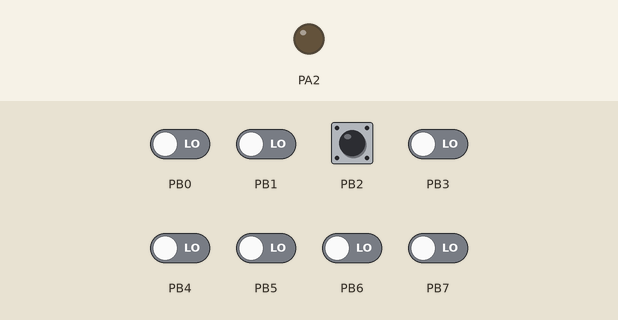
A program run on a simulated ATmega32, built with avr-gcc and emulated at 8 MHz. Shown: output pins drawn as LEDs (lit = HIGH). The inputs (shaded band) are chosen by the test bench; at power-on: PB2 HIGH, PB0, PB1, PB3–7 LOW.

Above: at 1.2 s.
1.3 s: PB2 pulled LOW for 0.15 s
At 1.37 s:
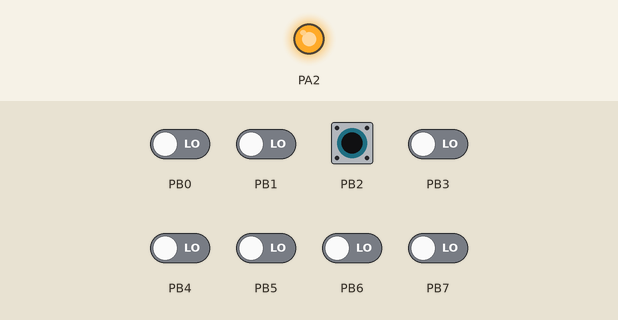
Timing chart, 0 to 4.3 s (numbered marks = the images above; inputs shaded):
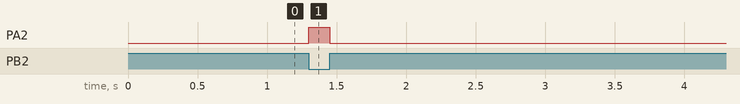

Measured:
- after the input at 1.3 s, PA2: LOW → HIGH at once, → LOW 0.15 s later

The program:

main.c
```c
/*
 * main.c
 * DIO driver for the microcontroller ATMega 32
 * Created on: May 6, 2023
 * Author: Heba Atef Ahmed
 */

#include"avr/delay.h"
#include"STD_TYPES.h"
#include"BIT_CALC.h"
#include"DIO_Interface.h"


void main(void){

	u8 Local_Pu8_u8_Pin_Val = 1;

	// set pin 2 as input for switch
	DIO_u8_SetPin_Dir(Group_B, DIO_u8_Pin_2, DIO_u8_Input);

	//Activate pullup for pin 2
	DIO_u8_SetPin_value(Group_B, DIO_u8_Pin_2, DIO_u8_High);

	// Set pin 1 as output for led
	DIO_u8_SetPin_Dir(Group_A, DIO_u8_Pin_2, DIO_u8_Output);
	while(1)
	{
		DIO_u8_GetPin_value(Group_B, DIO_u8_Pin_2, &Local_Pu8_u8_Pin_Val);
		if(Local_Pu8_u8_Pin_Val == 0)
		{
			DIO_u8_SetPin_value(Group_A, DIO_u8_Pin_2, DIO_u8_High);

		}else
			DIO_u8_SetPin_value(Group_A, DIO_u8_Pin_2, DIO_u8_Low);

	}
}
```

BIT_CALC.h
```c
/*
 * BIT_CALC.h
 * Created on: May 6, 2023
 * Author: Heba Atef Ahmed
 */

#ifndef BIT_CALC_H_
#define BIT_CALC_H_
#define SET_BIT(VAR,BitNo)    (VAR) |=  (1 << (BitNo))
#define CLR_BIT(VAR,BitNo)    (VAR) &= (~(1 << (BitNo)))
#define TOG_BIT(VAR,BitNo)    (VAR) ^=  (1 << (BitNo))
#define GET_BIT(VAR,BitNo)    (((VAR) >> (BitNo)) & (1))
#define ASSIGN_Bit(VAR,BitNo,value) do{if(value==1) SET_BIT(VAR,BitNo); else CLR_BIT(VAR,BitNo);}while(0)

#endif /* BIT_CALC_H_ */
```

DIO_Interface.h
```c
/*
 * Interface.h
 * DIO driver for the microcontroller ATMega 32
 * Created on: May 6, 2023
 * Author: Heba Atef Ahmed
 */

#ifndef DIO_INTERFACE_H_
#define DIO_INTERFACE_H_

#define Group_A 0
#define Group_B 1
#define Group_C 2
#define Group_D 3
#define Invalid_u8_Error  0
#define DIO_u8_High 1
#define DIO_u8_Low 0
#define DIO_u8_Input 0
#define DIO_u8_Output 1
#define Valid 1
#define DIO_u8_Pin_0  0
#define DIO_u8_Pin_1  1
#define DIO_u8_Pin_2  2
#define DIO_u8_Pin_3  3
#define DIO_u8_Pin_4  4
#define DIO_u8_Pin_5  5
#define DIO_u8_Pin_6  6
#define DIO_u8_Pin_7  7
#define Result  0


u8 DIO_u8_SetPin_value(u8 Copy_u8_PortID,u8 Copy_u8_Pin_ID,u8 Copy_u8_Pin_Val);

u8 DIO_u8_SetPin_Dir(u8 Copy_u8_PortID,u8 Copy_u8_Pin_ID,u8 Copy_u8_Pin_Dir);

u8 DIO_u8_SetPort_value(u8 Copy_u8_PortID, u8 Copy_u8_Port_Val);

u8 DIO_u8_SetPort_Dir(u8 Copy_u8_PortID, u8 Copy_u8_Port_Dir);

u8 DIO_u8_GetPin_value(u8 Copy_u8_PortID,u8 Copy_u8_Pin_ID, u8 *Copy_Pu8_u8_Pin_Val);

u8 DIO_u8_GetPort_value(u8 Copy_u8_PortID, u8 *Copy_Pu8_u8_Pin_Val);


#endif /* DIO_INTERFACE_H_ */
```

DIO_Private.h
```c
/*
 * Private.h
 * DIO driver for the microcontroller ATMega 32
 * Created on: May 6, 2023
 * Author: Heba Atef Ahmed
 */


#ifndef DIO_PRIVATE_H_
#define DIO_PRIVATE_H_

#define DIO_u8_DDRA *((volatile u8*)0x3A)
#define DIO_u8_DDRB *((volatile u8*)0x37)
#define DIO_u8_DDRC *((volatile u8*)0x34)
#define DIO_u8_DDRD *((volatile u8*)0x31)
#define DIO_u8_PORTA *((volatile u8*)0x3B)
#define DIO_u8_PORTB *((volatile u8*)0x38)
#define DIO_u8_PORTC *((volatile u8*)0x35)
#define DIO_u8_PORTD *((volatile u8*)0x32)
#define DIO_u8_PINA *((volatile u8*)0x39)
#define DIO_u8_PINB *((volatile u8*)0x36)
#define DIO_u8_PINC *((volatile u8*)0x33)
#define DIO_u8_PIND *((volatile u8*)0x30)


#endif /* DIO_PRIVATE_H_ */
```

DIO_Program.c
```c
/*
 * Program.c
 * DIO driver for the microcontroller ATMega 32
 * Created on: May 6, 2023
 * Author: Heba Atef Ahmed
 */

#include"STD_TYPES.h"
#include"BIT_CALC.h"
#include"DIO_Private.h"
#include"DIO_Interface.h"

u8 DIO_u8_SetPin_value(u8 Copy_u8_PortID,u8 Copy_u8_Pin_ID,u8 Copy_u8_Pin_Val)
{

	if( (Copy_u8_Pin_ID >= 0) && (Copy_u8_Pin_ID <= 7) ){

		if( (Copy_u8_Pin_Val == DIO_u8_Low) || (Copy_u8_Pin_Val == DIO_u8_High) ){

			switch(Copy_u8_PortID){

			case Group_A:
				ASSIGN_Bit(DIO_u8_PORTA, Copy_u8_Pin_ID, Copy_u8_Pin_Val);
				break;

			case Group_B:
				ASSIGN_Bit(DIO_u8_PORTB, Copy_u8_Pin_ID, Copy_u8_Pin_Val);
				break;

			case Group_C:
				ASSIGN_Bit(DIO_u8_PORTC, Copy_u8_Pin_ID, Copy_u8_Pin_Val);
				break;

			case Group_D:
			ASSIGN_Bit(DIO_u8_PORTD, Copy_u8_Pin_ID, Copy_u8_Pin_Val);
			break;

			default: return Invalid_u8_Error ;
			}
		}else
             return Invalid_u8_Error ;
	}else
         return Invalid_u8_Error ;
	return Valid;
}

u8 DIO_u8_SetPin_Dir(u8 Copy_u8_PortID,u8 Copy_u8_Pin_ID,u8 Copy_u8_Pin_Dir)
{

	if( (Copy_u8_Pin_ID >= 0) && (Copy_u8_Pin_ID <= 7) ){

		if((Copy_u8_Pin_Dir == DIO_u8_Input) || (Copy_u8_Pin_Dir == DIO_u8_Output)){

			switch(Copy_u8_PortID){

			case Group_A:
				ASSIGN_Bit(DIO_u8_DDRA, Copy_u8_Pin_ID, Copy_u8_Pin_Dir);
				break;

			case Group_B:
				ASSIGN_Bit(DIO_u8_DDRB, Copy_u8_Pin_ID, Copy_u8_Pin_Dir);
				break;

			case Group_C:
				ASSIGN_Bit(DIO_u8_DDRC, Copy_u8_Pin_ID, Copy_u8_Pin_Dir);
				break;

			case Group_D:
			ASSIGN_Bit(DIO_u8_DDRD, Copy_u8_Pin_ID, Copy_u8_Pin_Dir);
			break;

			default: return Invalid_u8_Error;
			}
		}else
			return Invalid_u8_Error;
	}else
		return Invalid_u8_Error;

	return Valid;
}

u8 DIO_u8_SetPort_value(u8 Copy_u8_PortID, u8 Copy_u8_Port_Val)
{
	switch(Copy_u8_PortID)
	{
	case Group_A: DIO_u8_PORTA = Copy_u8_Port_Val;
			break;
	case Group_B: DIO_u8_PORTB = Copy_u8_Port_Val;
			break;
	case Group_C: DIO_u8_PORTC = Copy_u8_Port_Val;
			break;
	case Group_D: DIO_u8_PORTD = Copy_u8_Port_Val;
			break;
	default: return Invalid_u8_Error ;
	}
	return Valid;
}

u8 DIO_u8_SetPort_Dir(u8 Copy_u8_PortID, u8 Copy_u8_Port_Dir)
{
	switch(Copy_u8_PortID)
	{
	case Group_A: DIO_u8_DDRA = Copy_u8_Port_Dir;
			break;
	case Group_B: DIO_u8_DDRB = Copy_u8_Port_Dir;
			break;
	case Group_C: DIO_u8_DDRC = Copy_u8_Port_Dir;
			break;
	case Group_D: DIO_u8_DDRD = Copy_u8_Port_Dir;
			break;
	default: return Invalid_u8_Error ;
	}

	return Valid;
}

u8 DIO_u8_GetPin_value(u8 Copy_u8_PortID,u8 Copy_u8_Pin_ID, u8 *Copy_Pu8_u8_Pin_Val)
{
	switch(Copy_u8_PortID)
	{
	case Group_A: *Copy_Pu8_u8_Pin_Val = GET_BIT(DIO_u8_PINA,Copy_u8_Pin_ID);
			break;
	case Group_B: *Copy_Pu8_u8_Pin_Val = GET_BIT(DIO_u8_PINB,Copy_u8_Pin_ID);
			break;
	case Group_C: *Copy_Pu8_u8_Pin_Val = GET_BIT(DIO_u8_PINC,Copy_u8_Pin_ID);
			break;
	case Group_D: *Copy_Pu8_u8_Pin_Val = GET_BIT(DIO_u8_PIND,Copy_u8_Pin_ID);
			break;
	default: return Invalid_u8_Error ;
	}
	return Valid;
}

u8 DIO_u8_GetPort_value(u8 Copy_u8_PortID, u8 *Copy_Pu8_u8_Pin_Val)
{
	switch(Copy_u8_PortID)
	{
	case Group_A: *Copy_Pu8_u8_Pin_Val = DIO_u8_PORTA;
			break;
	case Group_B: *Copy_Pu8_u8_Pin_Val = DIO_u8_PORTB;
			break;
	case Group_C: *Copy_Pu8_u8_Pin_Val = DIO_u8_PORTC;
			break;
	case Group_D: *Copy_Pu8_u8_Pin_Val = DIO_u8_PORTD;
			break;
	default: return Invalid_u8_Error ;
	}
	return Valid;
}
```

STD_TYPES.h
```c
/*
 *  STD_TYPES.h
 *  Created on: May 6, 2023
 *  Author: Heba Atef Ahmed
 */


#ifndef STD_TYPES_H_
#define STD_TYPES_H_

typedef unsigned char u8;
typedef unsigned short int u16;
typedef unsigned long int u32;

typedef signed char s8;
typedef signed short int s16;
typedef signed long int s32;

typedef float f32;
typedef double f64;


#endif /* STD_TYPES_H_ */
```
